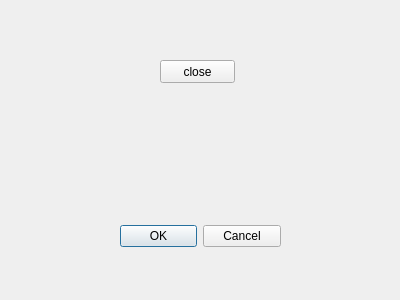
<?xml version="1.0" encoding="UTF-8"?>
<ui version="4.0">
 <class>adminScreen</class>
 <widget class="QDialog" name="adminScreen">
  <property name="geometry">
   <rect>
    <x>0</x>
    <y>0</y>
    <width>400</width>
    <height>300</height>
   </rect>
  </property>
  <property name="windowTitle">
   <string>Dialog</string>
  </property>
  <widget class="QDialogButtonBox" name="buttonBox">
   <property name="geometry">
    <rect>
     <x>120</x>
     <y>220</y>
     <width>161</width>
     <height>32</height>
    </rect>
   </property>
   <property name="orientation">
    <enum>Qt::Horizontal</enum>
   </property>
   <property name="standardButtons">
    <set>QDialogButtonBox::Cancel|QDialogButtonBox::Ok</set>
   </property>
  </widget>
  <widget class="QPushButton" name="pushButton">
   <property name="geometry">
    <rect>
     <x>160</x>
     <y>60</y>
     <width>75</width>
     <height>23</height>
    </rect>
   </property>
   <property name="text">
    <string>close</string>
   </property>
  </widget>
 </widget>
 <resources/>
 <connections>
  <connection>
   <sender>buttonBox</sender>
   <signal>accepted()</signal>
   <receiver>adminScreen</receiver>
   <slot>accept()</slot>
   <hints>
    <hint type="sourcelabel">
     <x>280</x>
     <y>234</y>
    </hint>
    <hint type="destinationlabel">
     <x>157</x>
     <y>274</y>
    </hint>
   </hints>
  </connection>
  <connection>
   <sender>buttonBox</sender>
   <signal>rejected()</signal>
   <receiver>adminScreen</receiver>
   <slot>reject()</slot>
   <hints>
    <hint type="sourcelabel">
     <x>280</x>
     <y>240</y>
    </hint>
    <hint type="destinationlabel">
     <x>286</x>
     <y>274</y>
    </hint>
   </hints>
  </connection>
 </connections>
</ui>
